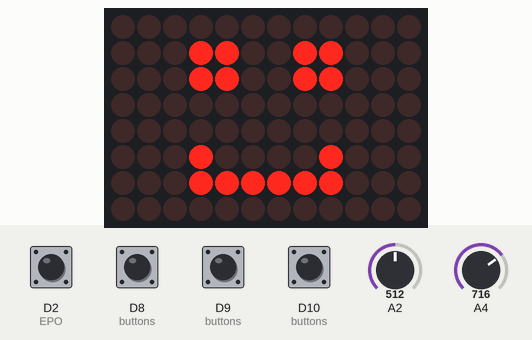
A sketch run on a simulated Arduino Uno R4 WiFi. Shown: 12×8 LED matrix. The inputs (shaded band) are chosen by the test bench; at power-on: D2 (EPO), D8 (buttons), D9 (buttons), D10 (buttons) HIGH, A4 = 512, A2 = 512. What the sketch prints to the serial monitor is not drawn.

1.3 s: A4 set to 716
Above: at 2.1 s.
Timing chart, 0 to 2.0 s (numbered marks = the images above; inputs shaded):
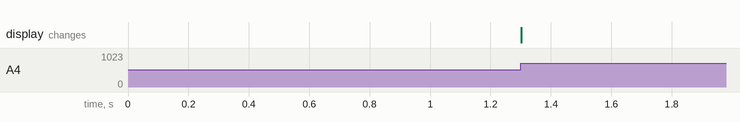

The sketch:

controller.ino
```cpp
// Code from: https://projecthub.arduino.cc/hibit/using-joystick-module-with-arduino-0ffdd4


// TODO (no particular order):
// 1: Implement Left and Right controls
// 2: Implement Bluetooth connection
// 3: Implement Up and Down movement

// Scope:
// 1. Claw
// 2. Lights

// Completed:
// - selective speeds
// - Foward and backward controls
// - EPO

#include "Arduino_LED_Matrix.h"
ArduinoLEDMatrix matrix;

// Joy Stick X-axis
#define JOY_X_X A5
#define JOY_X_Y A4

// Joy Stick Y-axis
#define JOY_Y_X A3
#define JOY_Y_Y A2

//Default values when axis not actioned
#define ANALOG_X_CORRECTION 128.0
#define ANALOG_Y_CORRECTION 128.0

double joyXerror;
double joyYerror;
double joyXmax = 8;

// Speed Buttons
#define SPEED_1 8
#define SPEED_2 9
#define SPEED_3 10

double lowSpeed = .25;
double midSpeed = 0.5;
double highSpeed = 1;
double currentSpeed = 0;
double speed = 0;

#define DEBOUNCE_DELAY 100
unsigned long lastDebounce = 0;

int buttons[3] = { SPEED_1, SPEED_2, SPEED_3 };
double speeds[3] = { lowSpeed, midSpeed, highSpeed };

int lastReading[3] = { HIGH, HIGH, HIGH };  // raw pin value last loop
int lastState[3] = { HIGH, HIGH, HIGH };    // debounced stable state
unsigned long lastDebounceTime[3] = { 0, 0, 0 };

struct analog {
	double x, y;
};

const uint32_t happy[] = {
	0x19819,
	0x80000001,
	0x81f8000
};
const uint32_t heart[] = {
	0x3184a444,
	0x44042081,
	0x100a0040
};

#define EPO 2
bool isOFF = false;

void setup() {
	Serial.begin(115200);

	// Speed Buttons
	for (int i = 0; i < 3; i++) {
		pinMode(buttons[i], INPUT_PULLUP);
	}

	// EPO
	pinMode(EPO, INPUT_PULLUP);
	attachInterrupt(digitalPinToInterrupt(EPO), EPO_Interrupt, RISING);


	// Joysticks
	joyXerror = readAnalogAxisLevel(JOY_X_Y) - ANALOG_Y_CORRECTION;
	joyYerror = readAnalogAxisLevel(JOY_Y_Y) - ANALOG_Y_CORRECTION;

	matrix.begin();
}

void loop() {
	if (!isOFF) {
		checkSpeed();

		double inverse = 1 / currentSpeed;
		analog joyX;
		analog joyY;

		joyX.y = readAnalogAxisLevel(JOY_X_Y) - ANALOG_Y_CORRECTION - joyXerror;
		joyY.y = readAnalogAxisLevel(JOY_Y_Y) - ANALOG_Y_CORRECTION - joyYerror;

		speed = joyX.y / joyXmax * currentSpeed;

		Serial.print("Forward/Back:");
		Serial.print(joyX.y);
		Serial.print("\t Left/Right: ");
		Serial.println(joyY.y);
		Serial.println(speed);

		if (joyX.y > 0) {
			matrix.loadFrame(happy);
		} else if (joyX.y < 0) {
			matrix.loadFrame(heart);
		}
	}
}

byte readAnalogAxisLevel(int pin) {
	return map(analogRead(pin), 0, 1023, 0, 255);
}

void checkSpeed() {  // Cannot do interrupt, because only pins 2 and 3 can take interrupt
	for (int i = 0; i < 3; i++) {
		int reading = digitalRead(buttons[i]);

		// Reset timer ONLY when the raw reading changes (a transition)
		if (reading != lastReading[i]) {
			lastDebounceTime[i] = millis();
		}
		lastReading[i] = reading;

		// Once stable for DEBOUNCE_DELAY, accept the new state
		if ((millis() - lastDebounceTime[i]) > DEBOUNCE_DELAY) {
			if (reading != lastState[i]) {
				lastState[i] = reading;
				if (reading == LOW) {
					currentSpeed = speeds[i];
					Serial.println("New Speed: ");
					Serial.println(currentSpeed);
				}
			}
		}
	}
}

void EPO_Interrupt() {
	if (millis() - lastDebounce > DEBOUNCE_DELAY) {
		isOFF = !isOFF;
	}
	lastDebounce = millis();
}
```
